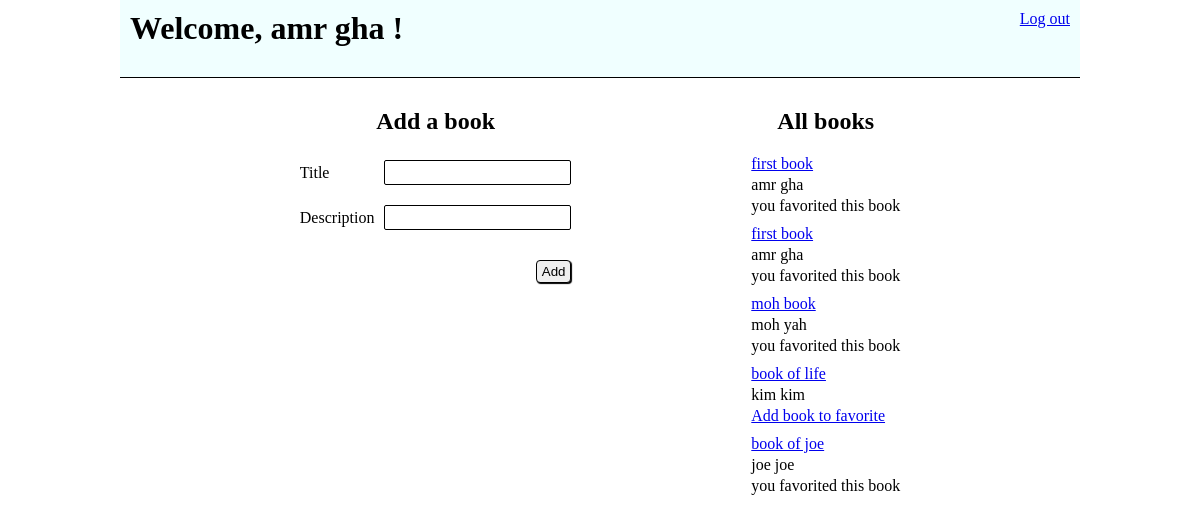
/success (signed in), run on an earlier commit of the app's database.
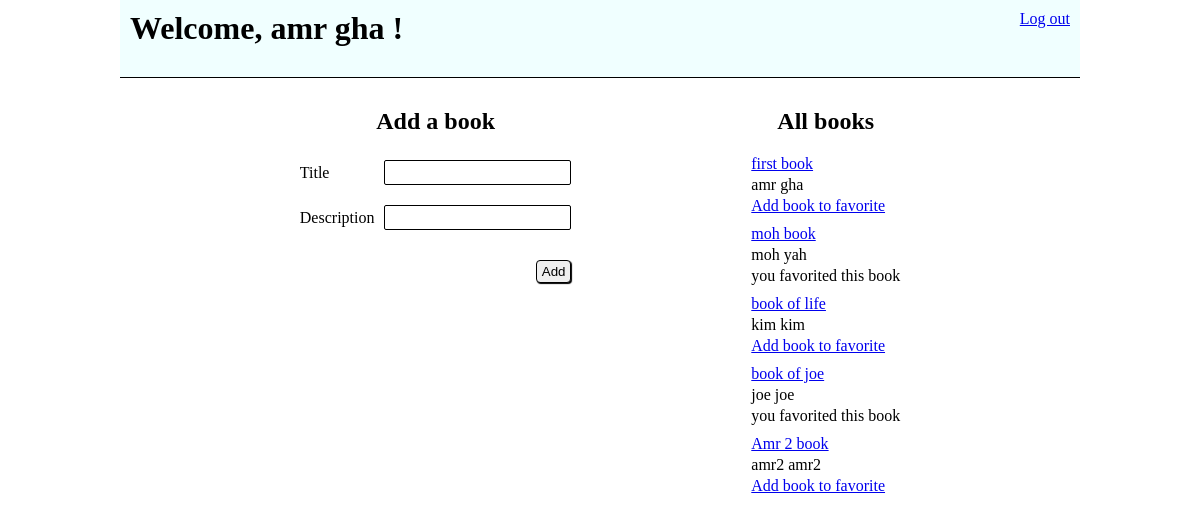
And on a later commit of the database.
### favorite_books_app/models.py (models this page shows)
class Book(models.Model):
    title = models.CharField(max_length=45)
    desc = models.TextField(null=True)
    created_at = models.DateTimeField(auto_now_add=True)
    updated_at = models.DateTimeField(auto_now=True)
    fav_users = models.ManyToManyField(User, related_name='fav_books')
    my_user = models.ForeignKey(User, related_name='books', on_delete=models.CASCADE )
    objects = bookmanager()

class User(models.Model):
    first_name = models.CharField(max_length=45)
    last_name = models.CharField(max_length=45)
    email_address = models.CharField(max_length = 45)
    password = models.CharField(max_length=100)
    created_at = models.DateTimeField(auto_now_add=True)
    updated_at = models.DateTimeField(auto_now=True)
    objects = usermanager()

### favorite_books_app/views.py (the view)
# urls.py: path('success',views.success),
def success(request):
    content = {
        'user' : User.objects.get(id = request.session['id']),
        'books' : Book.objects.all(),
        'users' : User.objects.all()
    }
    return render(request, 'welcome.html',content)

### favorite_books_app/templates/welcome.html (shortened to what this page needs)
<!DOCTYPE html>
<html lang="en">
<head>
    {% load static %}
    <link rel="stylesheet" href="{% static 'CSS/style.css' %}">
</head>
<body id="welcome">
    <div class="container">
        <div class="header">
            <h1>Welcome, {{user.first_name}} {{user.last_name}} !</h1>
            <a href="/logout">Log out</a>
        </div>
        <div class="mid">
            <div class="left_panel">
                <h2>Add a book</h2>
                <form action="/add_book" method="post">
                    <div>
                        <label for="title">Title</label>
                        <input type="text" name="title" id="title" class="field">
                    </div>
                    <div>
                        <label for="desc">Description</label>
                        <input type="text" name="desc" id="desc" class="field">
                    </div>
                    <input type="submit" name="submit" value="Add" class="button" >
                </form>
            </div>
            <div class="right_panel">
            <h2>All books</h2>
            {% for book in books %}
                <ul>
                    <li><a href="/book_details/{{book.id}}">{{book.title}}</a></li>
                    <li>{{book.my_user.first_name}} {{book.my_user.last_name}}</li>
                    {% if book in user.fav_books.all %}
                        <li>you favorited this book</li>
                    {% else %}
                        <li><a href="/add_to_favorite/{{book.id}}">Add book to favorite</a></li>
                    {% endif %}
                </ul>
            {% endfor %}
            </div>
        </div>
    </div>
</body>
</html>

What changed in the data, as far as the page shows it:
removed Book: title "first book", my_user.first_name "amr", my_user.last_name "gha", shows "you favorited this book"
changed Book "first book": text "you favorited this book" → "Add book to favorite"
added Book: title "Amr 2 book", my_user.first_name "amr2", my_user.last_name "amr2"
